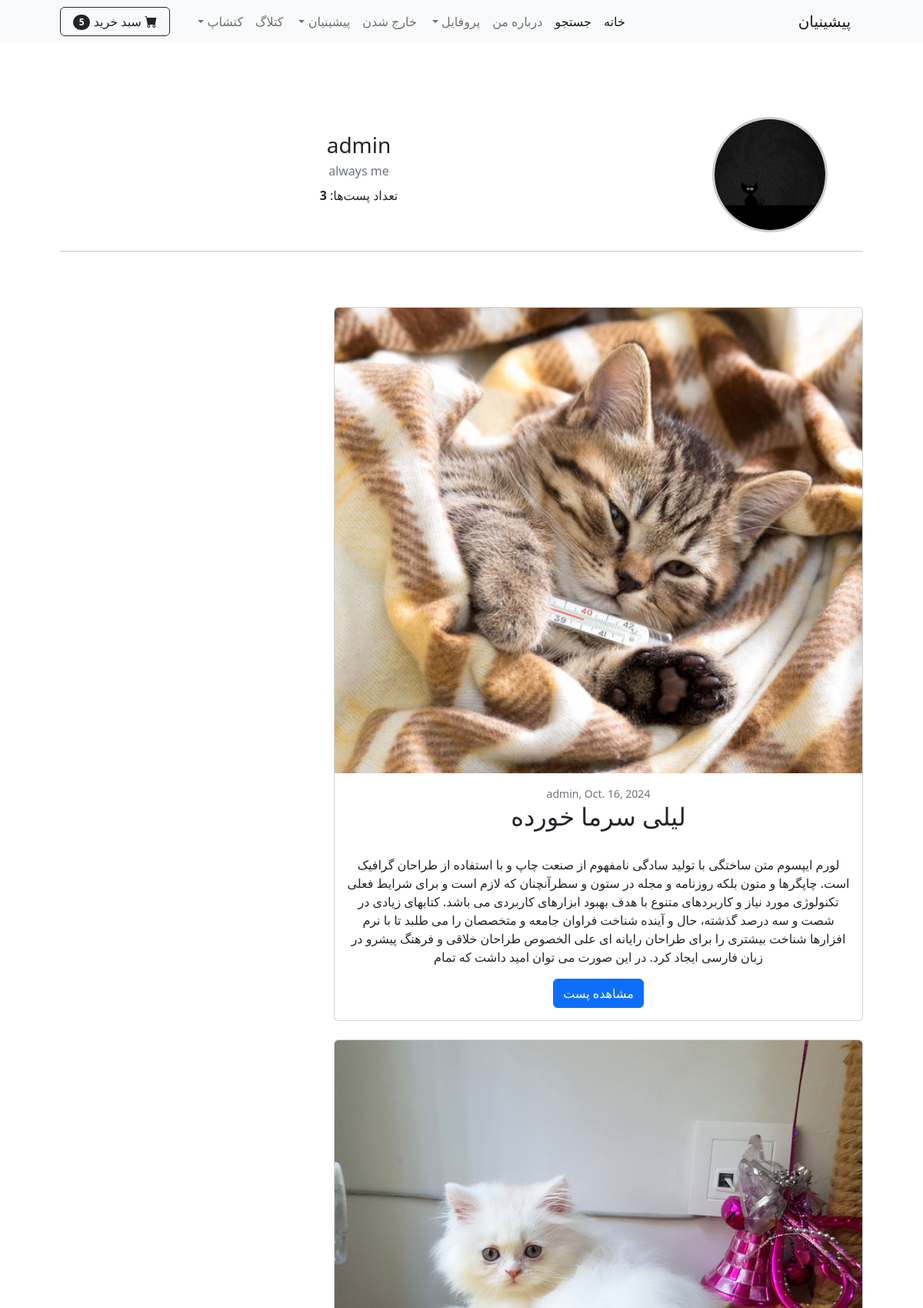
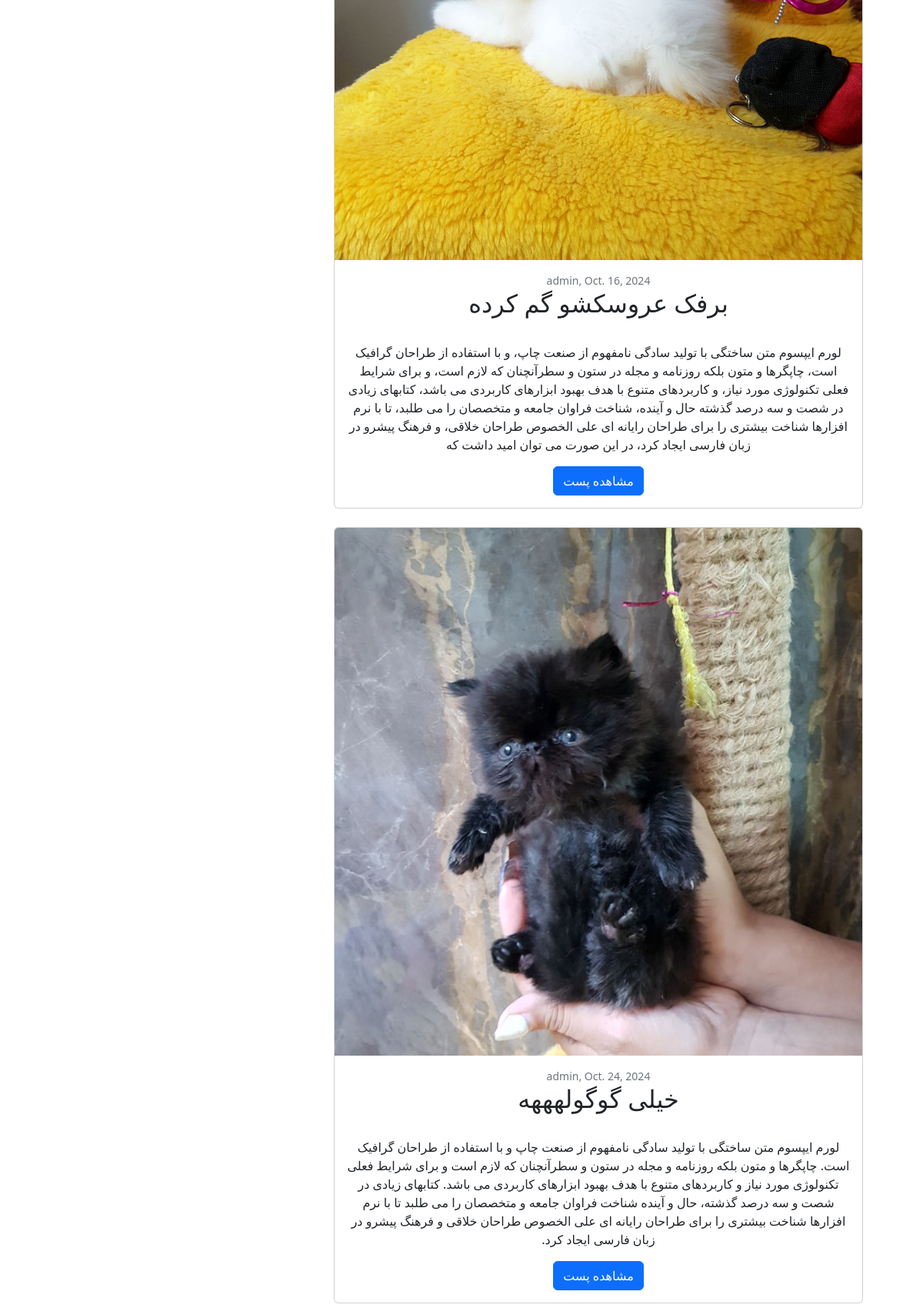
Page /catlog/my-posts/ (signed in, upper part) on the committed database (2 pictures, top to bottom).
### catlog/models.py (models this page shows, shortened)
class Profile(models.Model):
    user = models.OneToOneField(User, on_delete=models.CASCADE,related_name='catlog_profile')
    date_modified = models.DateTimeField(User, auto_now=True)
    biography = models.TextField(max_length=200, default='', blank=True, null=True)
    photo = models.ImageField(upload_to='upload/users_profile/', null=True, blank=True)

class Post(models.Model):
    cat_name = models.CharField(max_length=50)
    title = models.CharField(max_length=250)
    excerpt = models.TextField(max_length=500, default='', blank=True, null=True)
    body = models.TextField()
    writer = models.ForeignKey(User ,on_delete=models.CASCADE)
    date = models.DateField(default=date.today)
    picture = models.ImageField(upload_to='upload/%y/%m/%d')
    profile = models.ForeignKey(Profile, on_delete=models.CASCADE, null=True, blank=True)
    likes = models.ManyToManyField(User, related_name='liked_posts', blank=True,null=True)

### catlog/views.py (the view)
# urls.py: path('my-posts/',my_posts, name='my_posts'),
@login_required
def my_posts(request):
    posts = Post.objects.filter(writer=request.user)  # فیلتر کردن پست‌های نوشته شده توسط کاربر
    user_profile = Profile.objects.get(user=request.user)
    context = {
        'posts': posts,
        'user_profile': user_profile,
    }
    return render(request, 'my_posts.html', context)

### cart/cart.py (called while the page is built)
    def __len__(self):
        return sum(item['product_count'] for item in self.cart.values())

### cart/context_processors.py (called while the page is built)
def cart(request):
    return {'cart':Cart(request)}

### catlog/context_processors.py (called while the page is built)
def recent_posts(request):
    recent_posts = Post.objects.order_by('-date')[:4]
    return {'recent_posts':recent_posts}

### catlog/templates/my_posts.html (shortened to what this page needs)
{% extends 'base.html' %}
{% block content %}
<header class="bg-white py-5">
    <div class="container px-4 px-lg-5 my-5">
        <div class="text-center text-dark">
            <div class="row align-items-center" >
                <div class="col-md-3 text-center" >
                    {% if user_profile.photo %}
                        <img src="{{ user_profile.photo.url }}" alt="عکس پروفایل"
                             style="width: 150px; height: 150px; border-radius: 50%; object-fit: cover; border: 3px solid #ccc;">
                    {% else %}
                        <img src="https://via.placeholder.com/150" alt="عکس پروفایل"
                             style="width: 150px; height: 150px; border-radius: 50%; object-fit: cover; border: 3px solid #ccc;">
                    {% endif %}
                </div>
                <div class="col-md-9">
                    <h3 class="mb-1">{{ user_profile.user.username }}</h3>
                    <p class="text-muted mb-2">{{ user_profile.biography }}</p>
                    <p>تعداد پست‌ها: <strong>{{ posts.count }}</strong></p>
                </div>
            </div>
            <hr class="my-4">
            <br><br>
            {% if posts %}
                <div class="row">
                    <div class="col-lg-8">
                        {% for post in posts %}
                            <div class="card mb-4">
                                <a href="{% url 'post_detail' post.pk %}">
                                    <img class="card-img-top" src="{{ post.picture.url }}" alt="{{ post.title }}">
                                </a>
                                <div class="card-body">
                                    <div class="small text-muted">{{ post.writer }}, {{ post.date }}</div>
                                    <a class="text-decoration-none link-dark stretched-link" href="{% url 'post_detail' post.pk %}">
                                        <h2 class="card-title">{{ post.title }}</h2>
                                    </a>
                                    <br>
                                    <p class="card-text">{{ post.excerpt }}</p>
                                    <a class="btn btn-primary" href="{% url 'post_detail' post.pk %}">مشاهده پست</a>
                                </div>
                            </div>
                        {% endfor %}
                    </div>
                </div>
            {% endif %}
        </div>
    </div>
</header>
{% endblock content %}

### rows in the picture
Profile: photo (picture), user.username "admin", biography "always me"
Post: picture (picture), writer "admin", date "Oct. 16, 2024", title "لیلی سرما خورده", excerpt "لورم ایپسوم متن ساختگی با تولید سادگی نامفهوم از صنعت چاپ و با استفاده از طراحان گرافیک است. چاپگرها و متون بلکه روزنامه و مجله در ستون و سطرآنچنان که لازم است و برای شرایط فعلی تکنولوژی مورد نیاز و کاربردهای متنوع با هدف بهبود ابزارهای کاربردی می باشد. کتابهای زیادی در شصت و سه درصد گذشته، حال و آینده شناخت فراوان جامعه و متخصصان را می طلبد تا با نرم افزارها شناخت بیشتری را برای طراحان رایانه ای علی الخصوص طراحان خلاقی و فرهنگ پیشرو در زبان فارسی ایجاد کرد. در این صورت می توان امید داشت که تمام"
Post: picture (picture), writer "admin", date "Oct. 16, 2024", title "برفک عروسکشو گم کرده", excerpt "لورم ایپسوم متن ساختگی با تولید سادگی نامفهوم از صنعت چاپ، و با استفاده از طراحان گرافیک است، چاپگرها و متون بلکه روزنامه و مجله در ستون و سطرآنچنان که لازم است، و برای شرایط فعلی تکنولوژی مورد نیاز، و کاربردهای متنوع با هدف بهبود ابزارهای کاربردی می باشد، کتابهای زیادی در شصت و سه درصد گذشته حال و آینده، شناخت فراوان جامعه و متخصصان را می طلبد، تا با نرم افزارها شناخت بیشتری را برای طراحان رایانه ای علی الخصوص طراحان خلاقی، و فرهنگ پیشرو در زبان فارسی ایجاد کرد، در این صورت می توان امید داشت که"
Post: picture (picture), writer "admin", date "Oct. 24, 2024", title "خیلی گوگولهههه", excerpt "لورم ایپسوم متن ساختگی با تولید سادگی نامفهوم از صنعت چاپ و با استفاده از طراحان گرافیک است. چاپگرها و متون بلکه روزنامه و مجله در ستون و سطرآنچنان که لازم است و برای شرایط فعلی تکنولوژی مورد نیاز و کاربردهای متنوع با هدف بهبود ابزارهای کاربردی می باشد. کتابهای زیادی در شصت و سه درصد گذشته، حال و آینده شناخت فراوان جامعه و متخصصان را می طلبد تا با نرم افزارها شناخت بیشتری را برای طراحان رایانه ای علی الخصوص طراحان خلاقی و فرهنگ پیشرو در زبان فارسی ایجاد کرد."

### other values in the picture
{{ cart|length }} "5"
{{ posts.count }} "3"
